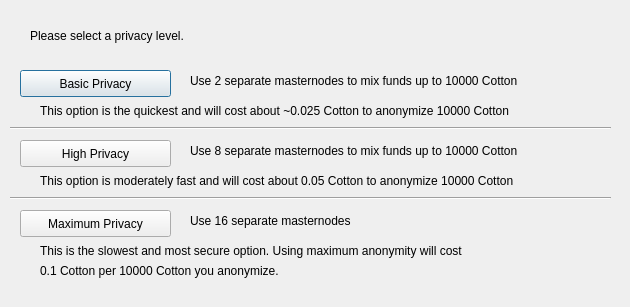
<?xml version="1.0" encoding="UTF-8"?>
<ui version="4.0">
 <class>ObfuscationConfig</class>
 <widget class="QDialog" name="ObfuscationConfig">
  <property name="geometry">
   <rect>
    <x>0</x>
    <y>0</y>
    <width>630</width>
    <height>307</height>
   </rect>
  </property>
  <property name="windowTitle">
   <string>Configure Obfuscation</string>
  </property>
  <widget class="QPushButton" name="buttonBasic">
   <property name="geometry">
    <rect>
     <x>20</x>
     <y>70</y>
     <width>151</width>
     <height>27</height>
    </rect>
   </property>
   <property name="text">
    <string>Basic Privacy</string>
   </property>
  </widget>
  <widget class="QPushButton" name="buttonHigh">
   <property name="geometry">
    <rect>
     <x>20</x>
     <y>140</y>
     <width>151</width>
     <height>27</height>
    </rect>
   </property>
   <property name="text">
    <string>High Privacy</string>
   </property>
  </widget>
  <widget class="QPushButton" name="buttonMax">
   <property name="geometry">
    <rect>
     <x>20</x>
     <y>210</y>
     <width>151</width>
     <height>27</height>
    </rect>
   </property>
   <property name="text">
    <string>Maximum Privacy</string>
   </property>
  </widget>
  <widget class="QLabel" name="label">
   <property name="geometry">
    <rect>
     <x>30</x>
     <y>20</y>
     <width>571</width>
     <height>31</height>
    </rect>
   </property>
   <property name="text">
    <string>Please select a privacy level.</string>
   </property>
  </widget>
  <widget class="QLabel" name="label_2">
   <property name="geometry">
    <rect>
     <x>190</x>
     <y>70</y>
     <width>421</width>
     <height>21</height>
    </rect>
   </property>
   <property name="text">
    <string>Use 2 separate masternodes to mix funds up to 10000 Cotton</string>
   </property>
  </widget>
  <widget class="QLabel" name="label_3">
   <property name="geometry">
    <rect>
     <x>190</x>
     <y>140</y>
     <width>411</width>
     <height>21</height>
    </rect>
   </property>
   <property name="text">
    <string>Use 8 separate masternodes to mix funds up to 10000 Cotton</string>
   </property>
  </widget>
  <widget class="QLabel" name="label_4">
   <property name="geometry">
    <rect>
     <x>190</x>
     <y>210</y>
     <width>421</width>
     <height>21</height>
    </rect>
   </property>
   <property name="text">
    <string>Use 16 separate masternodes</string>
   </property>
  </widget>
  <widget class="QLabel" name="label_6">
   <property name="geometry">
    <rect>
     <x>40</x>
     <y>100</y>
     <width>561</width>
     <height>21</height>
    </rect>
   </property>
   <property name="text">
    <string>This option is the quickest and will cost about ~0.025 Cotton to anonymize 10000 Cotton</string>
   </property>
  </widget>
  <widget class="QLabel" name="label_7">
   <property name="geometry">
    <rect>
     <x>40</x>
     <y>170</y>
     <width>561</width>
     <height>21</height>
    </rect>
   </property>
   <property name="text">
    <string>This option is moderately fast and will cost about 0.05 Cotton to anonymize 10000 Cotton</string>
   </property>
  </widget>
  <widget class="QLabel" name="label_8">
   <property name="geometry">
    <rect>
     <x>40</x>
     <y>240</y>
     <width>561</width>
     <height>21</height>
    </rect>
   </property>
   <property name="text">
    <string>This is the slowest and most secure option. Using maximum anonymity will cost</string>
   </property>
  </widget>
  <widget class="QLabel" name="label_9">
   <property name="geometry">
    <rect>
     <x>40</x>
     <y>260</y>
     <width>561</width>
     <height>21</height>
    </rect>
   </property>
   <property name="text">
    <string>0.1 Cotton per 10000 Cotton you anonymize.</string>
   </property>
  </widget>
  <widget class="Line" name="line">
   <property name="geometry">
    <rect>
     <x>10</x>
     <y>120</y>
     <width>601</width>
     <height>16</height>
    </rect>
   </property>
   <property name="orientation">
    <enum>Qt::Horizontal</enum>
   </property>
  </widget>
  <widget class="Line" name="line_2">
   <property name="geometry">
    <rect>
     <x>10</x>
     <y>190</y>
     <width>601</width>
     <height>16</height>
    </rect>
   </property>
   <property name="orientation">
    <enum>Qt::Horizontal</enum>
   </property>
  </widget>
 </widget>
 <resources/>
 <connections/>
</ui>
